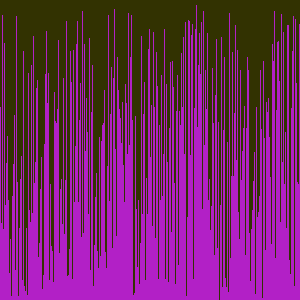
Frame 1 (no input)
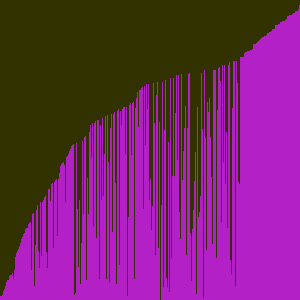
Frame 60 (the mouse pressed at the canvas centre just before this capture)
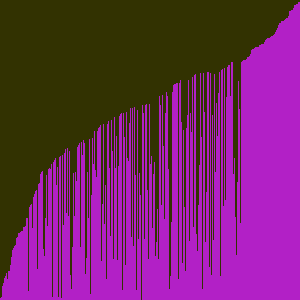
Frame 120 (the mouse held since frame 60 and released just before this capture)

The Processing sketch that drew these frames (run headless with seeded random() and noise(); from frame 60 on, the mouse is pressed at the canvas centre):

// Processing sketch: VisualArraySorter
// ── VisualArraySorter.pde
/* Copy the code into a new Processing sketch and complete then steps. */




//1. create an array of ints. don't initialize it yet.

int[] INT;

void setup() {
  //2. set the size of your window
  //  if you are using Processing 3, you cannot use variables
  //  because the developers don't know how programming is supposed to work.
 
 size(300, 300);
 
  //3. initialize your array with the built in width variable   
  INT = new int[width];
  //4. initialize the ints in the array with random numbers    //\\??><><!!//$%$\\|@.@|!¡!START HERE!¡!|@.@|//$%$\\!!><><??//\\
  //   from 0 to the built in height variable
  
for(int i = 0; i<width; i++){
  float f = random(0, width);
  int In = int(f);
    INT[i] = In;
}
  

  //5. call the noStroke() method
  noStroke();
}

void draw() {
  //6. set the background color with background(r, g, b);
       background(50,50,1);

  //7. set the color for your graph

fill(178, 32, 198);
  //8. draw a rectangle for each int in your array.
  //   the x value will be the element of the int
  //   the y value will the height variable
  //   the width is 1
  //   the height is negative the value of the int at that element in the array
  
for(int j = 0; j<INT.length; j++){
 
    rect(j, height, 1, -INT[j]);
}

  //9. call the stepSort method
  stepSort(INT);
}
  //10. extract the code that randomizes the array into a method.
 
 void extractRand(){
   for(int i = 0; i<width; i++){
  float f = random(0, width);
  int In = int(f);
    INT[i] = In;
}
   
  }

  //11. call the method you made in step 10 when the mouse is pressed
  
  void mousePressed(){
  extractRand();
  
  }
  




void stepSort(int[] arr) {
  for (int i = 1; i < arr.length; i++) {
    if (arr[i - 1] > arr[i]) {
      int t = arr[i];
      arr[i] = arr[i - 1];
      arr[i - 1] = t;
    }
  }
}
